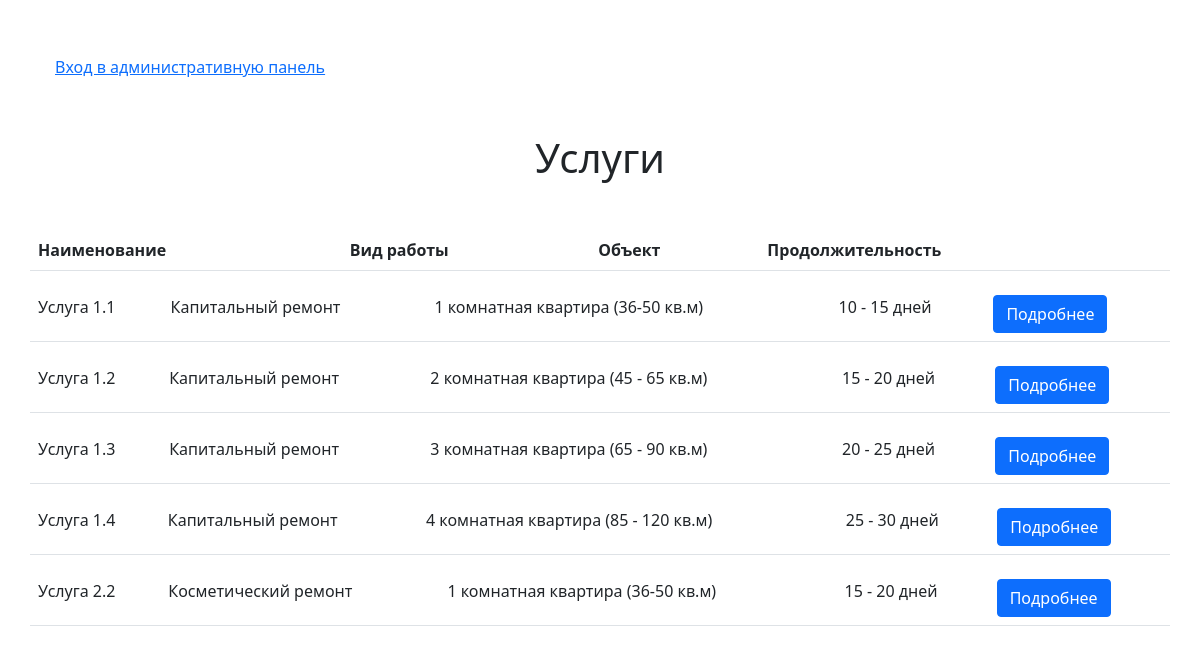
The page / on the database its author committed.
### repairs/models.py (models this page shows, shortened)
class Services(models.Model):
    naimenovaniye = models.CharField("Наименование", max_length=150)
    id_repair_type = models.ForeignKey(Repair_type, verbose_name="Вид работы", on_delete=models.SET_NULL, null=True)
    id_object = models.ForeignKey(Object, verbose_name="Объект", on_delete=models.SET_NULL, null=True)
    id_duration = models.ForeignKey(Duration, verbose_name="Продолжительность", on_delete=models.SET_NULL, null=True)
    status = models.BooleanField("Статус", default=True)
    class Meta:
        verbose_name = "Услуга"
        verbose_name_plural = "Услуги"

class Repair_type(models.Model):
    naimenovaniye = models.CharField("Наименование", max_length=150)
    cost_of_work = models.IntegerField("Стоимость вида работы за кв/м")
    type_of_work = models.CharField("Производимые работы", max_length=510)
    status = models.BooleanField("Статус", default=True)
    def __str__(self):
        return self.naimenovaniye
    class Meta:
        verbose_name = "Вид работы"
        verbose_name_plural = "Виды работы"

class Object(models.Model):
    naimenovaniye = models.CharField("Наименование", max_length=150)
    def __str__(self):
        return self.naimenovaniye
    class Meta:
        verbose_name = "Объект"
        verbose_name_plural = "Объекты"

class Duration(models.Model):
    amount_of_days = models.CharField("Количетво дней от/до", max_length=150)
    def __str__(self):
        return self.amount_of_days
    class Meta:
        verbose_name = "Продолжительность"
        verbose_name_plural = "Продолжительности"

### repairs/views.py (the view)
# urls.py: path("", views.ServicesView.as_view()),
class ServicesView(View):
    def get(self, request):
        services = Services.objects.all()
        return render(request, "service_list.html", {"service_list": services})

### repairs/templates/service_list.html (shortened to what this page needs)
<!DOCTYPE html>
{% load static %}
<html lang="en">
<head>
     <link href="https://cdn.jsdelivr.net/npm/bootstrap@5.0.0-beta1/dist/css/bootstrap.min.css" rel="stylesheet">
</head>
<body>
<div class="container">
  <a href="/admin" class="btn btn-link mt-5">Вход в административную панель</a>
      <h1 class="m-5" style="text-align: center;">Услуги</h1>
  <div class="row justify-content-start">
    <table class="table table-hover">
      <thead>
        <tr>
          <th>Наименование</th>
          <th>Вид работы</th>
          <th>Объект</th>
          <th>Продолжительность</th>
        </tr>
      </thead>
    </table>
        {% for services in service_list %}
        <table class="table table-hover">
          <tbody>
            <tr>
              <td>{{ services.naimenovaniye}}</td>
              <td>{{ services.id_repair_type}}</td>
              <td>{{ services.id_object}}</td>
              <td>{{ services.id_duration}} дней</td>
              <td> <a href="/{{ service.id }}" class="btn btn-primary">Подробнее</a></td>
            </tr>
          </tbody>
        </table>
      {% endfor %}
  </div>
</div>
</body>
</html>

### rows shown on the page
Services: naimenovaniye "Услуга 1.1", id_repair_type "Капитальный ремонт", id_object "1 комнатная квартира (36-50 кв.м)", id_duration "10 - 15"
Services: naimenovaniye "Услуга 1.2", id_repair_type "Капитальный ремонт", id_object "2 комнатная квартира (45 - 65 кв.м)", id_duration "15 - 20"
Services: naimenovaniye "Услуга 1.3", id_repair_type "Капитальный ремонт", id_object "3 комнатная квартира (65 - 90 кв.м)", id_duration "20 - 25"
Services: naimenovaniye "Услуга 1.4", id_repair_type "Капитальный ремонт", id_object "4 комнатная квартира (85 - 120 кв.м)", id_duration "25 - 30"
Services: naimenovaniye "Услуга 2.2", id_repair_type "Косметический ремонт", id_object "1 комнатная квартира (36-50 кв.м)", id_duration "15 - 20"
